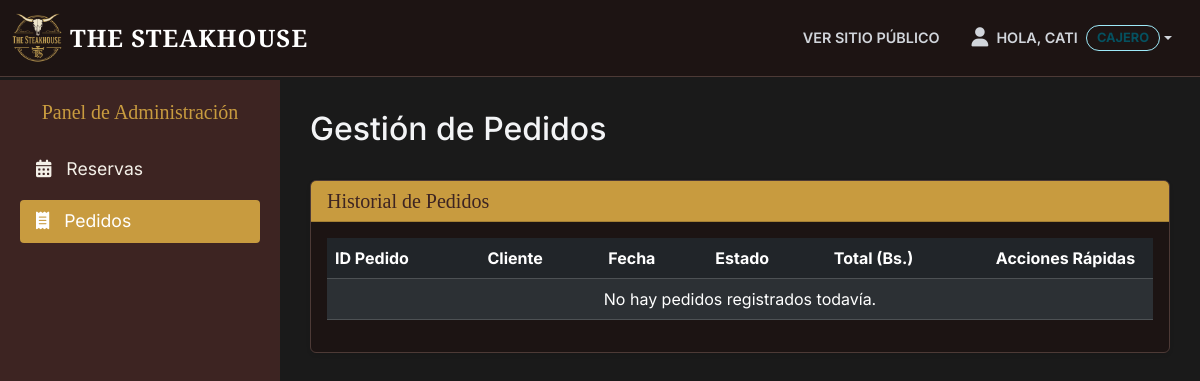
/panel/pedidos/ (signed in), run on an earlier commit of the app's database.
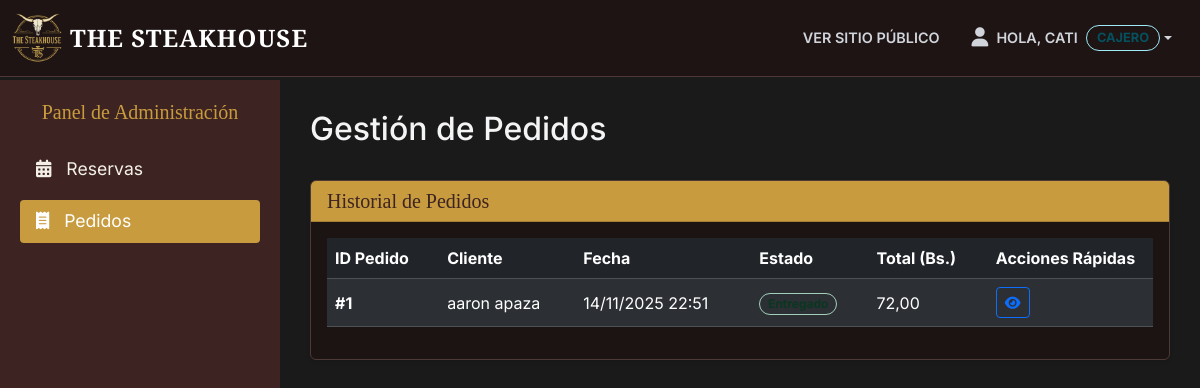
And on a later commit of the database.
### pedidos/models.py (models this page shows, shortened)
class Pedido(models.Model):
    ESTADO_PEDIDO_CHOICES = (
        ('PENDIENTE', 'Pendiente'),
        ('EN_PREPARACION', 'En Preparación'),
        ('LISTO', 'Listo para Servir'),
        ('ENTREGADO', 'Entregado'),
        ('CANCELADO', 'Cancelado'),
    )
    usuario = models.ForeignKey(settings.AUTH_USER_MODEL, on_delete=models.SET_NULL, null=True, blank=True, related_name="pedidos")
    cliente = models.ForeignKey(Cliente, on_delete=models.SET_NULL, null=True, blank=True)
    mesa = models.ForeignKey(Mesa, on_delete=models.SET_NULL, null=True, blank=True)
    fecha_pedido = models.DateTimeField(auto_now_add=True)
    estado_pedido = models.CharField(max_length=20, choices=ESTADO_PEDIDO_CHOICES, default='PENDIENTE')
    total = models.DecimalField(max_digits=10, decimal_places=2, default=0.00)

### clientes/models.py (models this page shows, shortened)
class Cliente(models.Model):
    usuario = models.OneToOneField(User, on_delete=models.CASCADE, related_name="cliente")
    nombre = models.CharField(max_length=100)
    apellido = models.CharField(max_length=100)
    email = models.EmailField(unique=True)
    telefono = models.CharField(max_length=20, blank=True, null=True)
    fecha_registro = models.DateTimeField(auto_now_add=True)
    foto_perfil = models.ImageField(upload_to='perfiles/', null=True, blank=True)

### dashboard/views.py (the view)
# urls.py: path('pedidos/', views.pedido_list, name='dashboard_pedidos'),
@staff_requerido # <-- CAMBIO
def pedido_list(request):
    pedidos = Pedido.objects.all().order_by('-fecha_pedido')
    context = {
        'pedidos': pedidos
    }
    return render(request, 'dashboard/pedido_list.html', context)

### dashboard/views.py (called while the page is built)
def staff_requerido(function):
    return user_passes_test(
        lambda u: u.is_authenticated and u.is_staff,
        login_url='login',
        redirect_field_name=None
    )(function)

### templates/dashboard/pedido_list.html (shortened to what this page needs)
{% extends 'dashboard/base_dashboard.html' %}
{% block content %}
<div class="d-flex justify-content-between align-items-center mb-4">
    <h1 class="fs-2">Gestión de Pedidos</h1>
</div>
<div class="card shadow-sm card-dark">
    <div class="card-header card-header-gold">
        <h5 class="mb-0">Historial de Pedidos</h5>
    </div>
    <div class="card-body">
        <div class="table-responsive">
            <table class="table table-dark table-striped table-hover align-middle">
                <thead>
                    <tr>
                        <th scope="col">ID Pedido</th>
                        <th scope="col">Cliente</th>
                        <th scope="col">Fecha</th>
                        <th scope="col">Estado</th>
                        <th scope="col">Total (Bs.)</th>
                        <th scope="col" style="width: 20%;">Acciones Rápidas</th>
                    </tr>
                </thead>
                <tbody>
                    {% for p in pedidos %}
                    <tr>
                        <td><strong>#{{ p.id }}</strong></td>
                        <td>
                            {% if p.cliente %}
                                {{ p.cliente.nombre }} {{ p.cliente.apellido }}
                            {% else %}
                                {{ p.usuario.username }} (Admin)
                            {% endif %}
                        </td>
                        <td>{{ p.fecha_pedido|date:"d/m/Y H:i" }}</td>
                        <td>
                            {% if p.estado_pedido == 'PENDIENTE' %}
                                <span class="badge bg-warning-emphasis text-warning-emphasis border border-warning-subtle rounded-pill">{{ p.get_estado_pedido_display }}</span>
                            {% elif p.estado_pedido == 'EN_PREPARACION' %}
                                <span class="badge bg-info-emphasis text-info-emphasis border border-info-subtle rounded-pill">{{ p.get_estado_pedido_display }}</span>
                            {% elif p.estado_pedido == 'LISTO' %}
                                <span class="badge bg-primary-emphasis text-primary-emphasis border border-primary-subtle rounded-pill">{{ p.get_estado_pedido_display }}</span>
                            {% elif p.estado_pedido == 'ENTREGADO' %}
                                <span class="badge bg-success-emphasis text-success-emphasis border border-success-subtle rounded-pill">{{ p.get_estado_pedido_display }}</span>
                            {% elif p.estado_pedido == 'CANCELADO' %}
                                <span class="badge bg-danger-emphasis text-danger-emphasis border border-danger-subtle rounded-pill">{{ p.get_estado_pedido_display }}</span>
                            {% endif %}
                        </td>
                        <td>{{ p.total|floatformat:2 }}</td>
                        <td>
                            <a href="{% url 'pedido_detail' p.pk %}" class="btn btn-sm btn-outline-primary" title="Ver Detalle">
                                <i class="fa fa-eye"></i>
                            </a>
                        </td>
                    </tr>
                    {% empty %}
                    <tr>
                        <td colspan="6" class="text-center">No hay pedidos registrados todavía.</td>
                    </tr>
                    {% endfor %}
                </tbody>
            </table>
        </div>
    </div>
</div>
{% endblock %}

What changed in the data, as far as the page shows it:
added Pedido: id "1", cliente.nombre "aaron", cliente.apellido "apaza", fecha_pedido "14/11/2025 22:51", total "72,00"
Also different on the page:
text no longer shown: "No hay pedidos registrados todavía."
